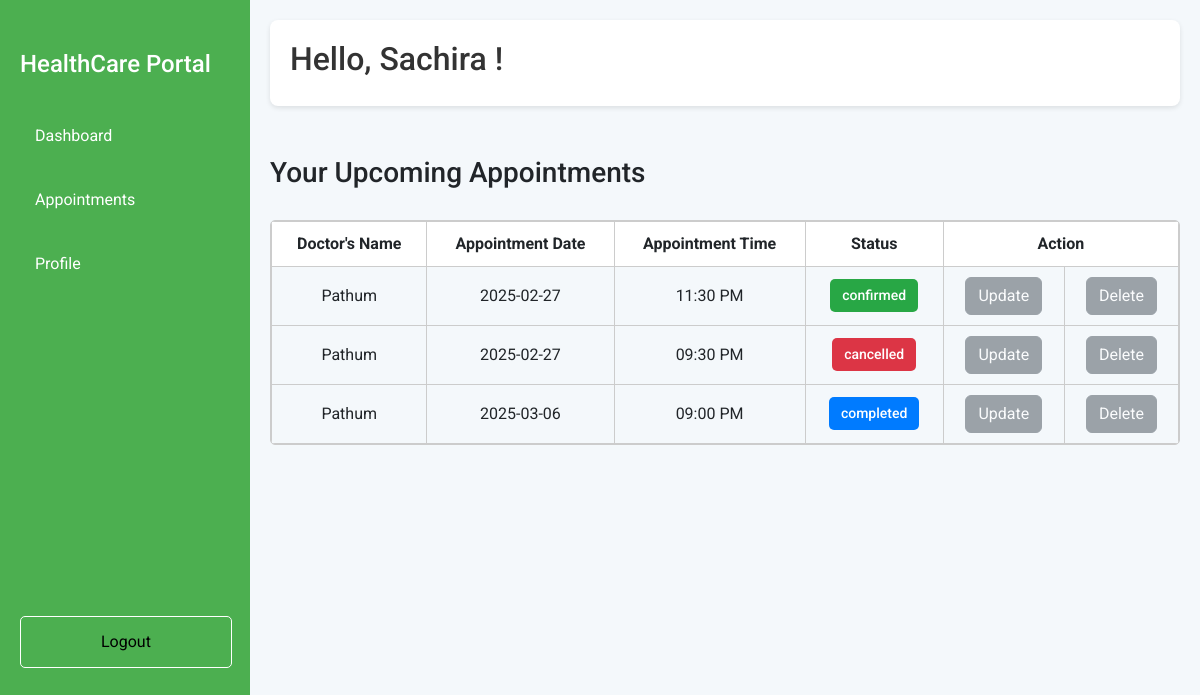
The app's page /appointmentPatient.php (signed in) with its own data.
### tables this page shows
CREATE TABLE `patients` (
  `pid` int(11) NOT NULL,
  `name` varchar(100) NOT NULL,
  `email` varchar(100) NOT NULL,
  `password` varchar(255) NOT NULL,
  `phone` varchar(10) NOT NULL,
  `address` varchar(255) NOT NULL,
  `dob` date NOT NULL,
  `gender` enum('male','female') NOT NULL,
  `created_at` timestamp NOT NULL DEFAULT current_timestamp()
);

CREATE TABLE `appointments` (
  `aid` int(11) NOT NULL,
  `pid` int(11) NOT NULL,
  `did` int(11) NOT NULL,
  `appointment_date` date NOT NULL,
  `appointment_time` time NOT NULL,
  `status` enum('pending','confirmed','completed','cancelled') NOT NULL DEFAULT 'pending',
  `isdelete` tinyint(1) NOT NULL DEFAULT 0,
  `created_at` timestamp NOT NULL DEFAULT current_timestamp(),
  `updated_at` timestamp NOT NULL DEFAULT current_timestamp()
);

CREATE TABLE `doctors` (
  `did` int(11) NOT NULL,
  `name` varchar(100) NOT NULL,
  `email` varchar(100) NOT NULL,
  `password` varchar(255) NOT NULL,
  `phone` varchar(10) NOT NULL,
  `address` varchar(255) NOT NULL,
  `dob` date NOT NULL,
  `gender` enum('male','female') NOT NULL,
  `created_at` timestamp NOT NULL DEFAULT current_timestamp()
);

### appointmentPatient.php (the view, shortened to what this page needs)
<?php
include('dbconnection.php');
$user_id = $_SESSION['patient_id'];
$query = "SELECT * FROM patients WHERE pid = :user_id";
$stmt = $conn->prepare($query);
$stmt->bindParam(':user_id', $user_id);
$stmt->execute();
$user = $stmt->fetch(PDO::FETCH_ASSOC);
$query = "SELECT * FROM appointments a JOIN patients p ON a.pid = p.pid WHERE p.pid = :user_id AND a.isdelete = 0 ORDER BY a.appointment_date ASC";
$stmt = $conn->prepare($query);
$stmt->bindParam(':user_id', $user_id);
$stmt->execute();
$appointments = $stmt->fetchAll(PDO::FETCH_ASSOC);
?>
<!DOCTYPE html>
<html lang="en">
<head>
    <link href="https://cdn.jsdelivr.net/npm/bootstrap@5.3.3/dist/css/bootstrap.min.css" rel="stylesheet"
>
</head>
<body>
    <div class="sidebar">
        <h4 style="margin:30px auto">HealthCare Portal</h4>
        <a href="patientDashboard.php">Dashboard</a>
        <a href="appointmentPatient.php">Appointments</a>
        <a href="patientProfile.php">Profile</a>
        <form action="" method="POST" style="display: inline;">
            <button type="submit" name="logout" class="logout-btn">Logout</button>
        </form>
    </div>
    <div class="main-content">
        <div class="header">
            <h2>Hello, <?php echo ucfirst($user['name']) . ' '; ?>!</h2>
        </div>
        <h3>Your Upcoming Appointments</h3>
        <div class="table-wrapper">
            <table>
                <thead>
                    <tr>
                        <th>Doctor's Name</th>
                        <th>Appointment Date</th>
                        <th>Appointment Time</th>
                        <th>Status</th>
                        <th colspan="2">Action</th>
                    </tr>
                </thead>
                <tbody>
                    <?php foreach ($appointments as $appointment): ?>
                        <tr>
                            <?php
                            $doctor_query = "SELECT name FROM doctors WHERE did = :did LIMIT 1";
                            $stmt = $conn->prepare($doctor_query);
                            $stmt->bindParam(':did', $appointment['did']);
                            $stmt->execute();
                            $doctor = $stmt->fetch(PDO::FETCH_ASSOC);
                            ?>
                            <td class="text-center"><?php echo ucfirst($doctor['name']); ?></td>
                            <td class="text-center"><?php echo htmlspecialchars($appointment['appointment_date']); ?></td>
                            <td class="text-center">
                                <?php echo date('h:i A', strtotime($appointment['appointment_time'])); ?></td>
                            <td class="text-center">
                                <span class="status-badge <?php echo strtolower($appointment['status']); ?>">
                                    <?php echo htmlspecialchars($appointment['status']); ?>
                                </span>
                            </td>
                            <td class="text-center">
                                <form action="appointmentUpdateP.php" method="GET">
                                    <?php if (in_array($appointment['status'], ['cancelled', 'completed', 'confirmed'])): ?>
                                        <button type="submit" class="btn btn-secondary btn-disabled" disabled>Update</button>
                                    <?php else: ?>
                                        <button type="submit" class="btn btn-primary">Update</button>
                                    <?php endif; ?>
                                </form>
                            </td>
                            <td class="text-center">
                                <form action="" method="POST" onsubmit="return confirmDelete();">
                                    <?php if (in_array($appointment['status'], ['cancelled', 'completed','confirmed'])): ?>
                                        <button type="submit" name="deletebtn" class="btn btn-secondary btn-disabled"
                                            disabled>Delete</button>
                                    <?php else: ?>
                                        <button type="submit" name="deletebtn" class="btn btn-danger">Delete</button>
                                    <?php endif; ?>
                                </form>
                            </td>
                        </tr>
                    <?php endforeach; ?>
                </tbody>
            </table>
        </div>
    </div>
</body>
</html>

### appointmentPatient.php (style rules this page uses)
* { margin: 0; padding: 0; box-sizing: border-box; }
body { font-family: 'Roboto', sans-serif; background-color: #f4f8fb; display: flex; justify-content: flex-start; min-height: 100vh; }
.sidebar { width: 250px; background-color: #4CAF50; padding: 20px; color: white; height: 100vh; position: fixed; }
.sidebar a { display: block; color: white; padding: 15px; text-decoration: none; margin: 10px 0; border-radius: 5px; }
.logout-btn { margin-top: 150%; background: none; border: 1px solid white; color: black; cursor: pointer; padding: 13px 80px; border-radius: 5px; font: inherit; text-align: start; }
.main-content { margin-left: 250px; width: calc(100% - 250px); padding: 20px; }
.header { display: flex; justify-content: space-between; align-items: center; background-color: #fff; padding: 20px; border-radius: 8px; box-shadow: 0 2px 5px rgba(0, 0, 0, 0.1); margin-bottom: 50px; }
.header h2 { color: #333; }
.table-wrapper { max-height: 500px; overflow-y: auto; border: 1px solid #ccc; border-radius: 5px; margin-top: 30px; }
table { width: 100%; border-collapse: collapse; }
table, th, td { border: 1px solid #ccc; }
th, td { padding: 10px; text-align: left; }
th { background-color: #f4f4f4; position: sticky; top: 0; background: white; z-index: 2; text-align: center; }
.status-badge { display: inline-block; padding: 6px 12px; border-radius: 5px; font-size: 14px; font-weight: 500; }
.status-badge.confirmed { background-color: #28a745; color: #fff; }
.status-badge.completed { background-color: #007bff; color: #fff; }
.status-badge.cancelled { background-color: #dc3545; color: #fff; }
.btn-disabled { opacity: 0.5; cursor: not-allowed; }

### records on screen
patients: name "Sachira"
appointments: did.name "Pathum", appointment_date "2025-02-27", appointment_time "11:30 PM", status "confirmed", shows "Update", shows "Delete"
appointments: did.name "Pathum", appointment_date "2025-02-27", appointment_time "09:30 PM", status "cancelled", shows "Update", shows "Delete"
appointments: did.name "Pathum", appointment_date "2025-03-06", appointment_time "09:00 PM", status "completed", shows "Update", shows "Delete"
